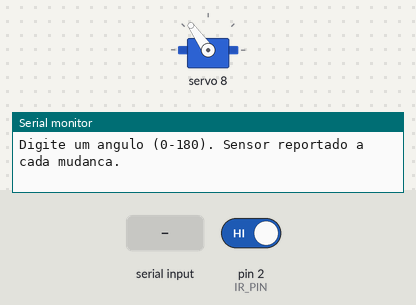
A sketch run on a simulated Arduino Uno, built with avr-gcc and run on an emulated ATmega328P. Shown: servo, the last lines printed to the serial monitor. Inputs (shaded band) come from the test bench; at power-on: pin 2 (IR_PIN) HIGH.

Above: at 1.2 s.
1.3 s: "0\n" received over Serial
At 2.5 s:
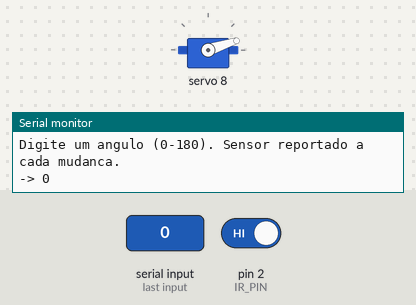
3.2 s: "90,45\n" received over Serial
At 3.38 s:
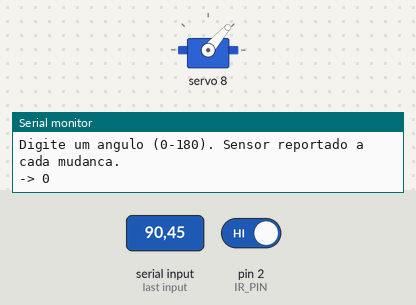
5.1 s: "30,150\n" received over Serial
At 5.26 s:
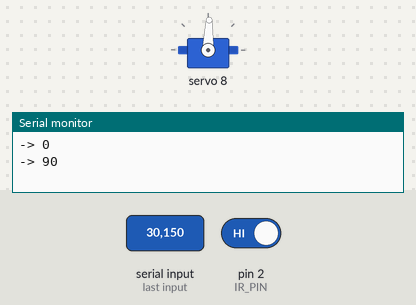
Timing chart, 0 to 8.1 s (numbered marks = the images above; inputs shaded):
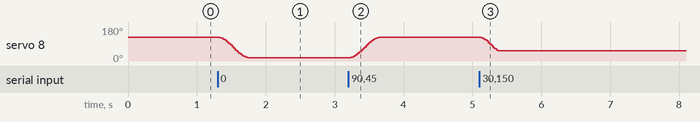

Measured:
- after the input at 1.3 s, servo 8: moves from 125° to 18° over 0.41 s, starting at once
- after the input at 3.2 s, servo 8: moves from 18° to 125° over 0.41 s, starting at once
- after the input at 5.1 s, servo 8: moves from 125° to 54° over 0.27 s, starting at once

The sketch:

module-tester.ino
```cpp
#include <Wire.h>
#include <Adafruit_PWMServoDriver.h>

#define IR_PIN 2
#define SERVO_CHANNEL 8

// Calibração de pulso: ajustar conforme o servo
#define SERVO_MIN 150
#define SERVO_MAX 600

// Velocidade do movimento interpolado
#define STEP_DELAY 4   // ms entre subpassos; maior = mais lento
#define SUBSTEPS 1     // subpassos por grau

Adafruit_PWMServoDriver pwm = Adafruit_PWMServoDriver();

int currentAngle = 90;   // posição corrente do servo

void setServoAngle(uint8_t channel, int angle) {
  int pulse = map(angle, 0, 180, SERVO_MIN, SERVO_MAX);
  pwm.setPWM(channel, 0, pulse);
}

// Interpolação smoothstep entre a posição corrente e o destino
void moveServoSmooth(uint8_t channel, int to) {
  int from = currentAngle;
  int distance = abs(to - from);

  if (distance == 0) return;

  int totalSteps = distance * SUBSTEPS;
  for (int i = 0; i <= totalSteps; i++) {
    float t = (float)i / totalSteps;
    float eased = t * t * (3.0f - 2.0f * t);
    setServoAngle(channel, from + (int)((to - from) * eased));
    delay(STEP_DELAY);
  }

  setServoAngle(channel, to);
  currentAngle = to;
}

void setup() {
  Serial.begin(115200);
  pinMode(IR_PIN, INPUT);

  pwm.begin();
  pwm.setPWMFreq(50);
  delay(10);

  setServoAngle(SERVO_CHANNEL, currentAngle);

  Serial.println("Digite um angulo (0-180). Sensor reportado a cada mudanca.");
}

int lastState = HIGH;

void loop() {
  int state = digitalRead(IR_PIN);
  if (state != lastState) {
    Serial.println(state == LOW ? "DET" : "livre");
    lastState = state;
  }

  if (Serial.available()) {
    String line = Serial.readStringUntil('\n');
    line.trim();
    if (line.length() > 0) {
      int a = line.toInt();
      if (a >= 0 && a <= 180) {
        moveServoSmooth(SERVO_CHANNEL, a);
        Serial.print("-> "); Serial.println(a);
      }
    }
  }
}
```
